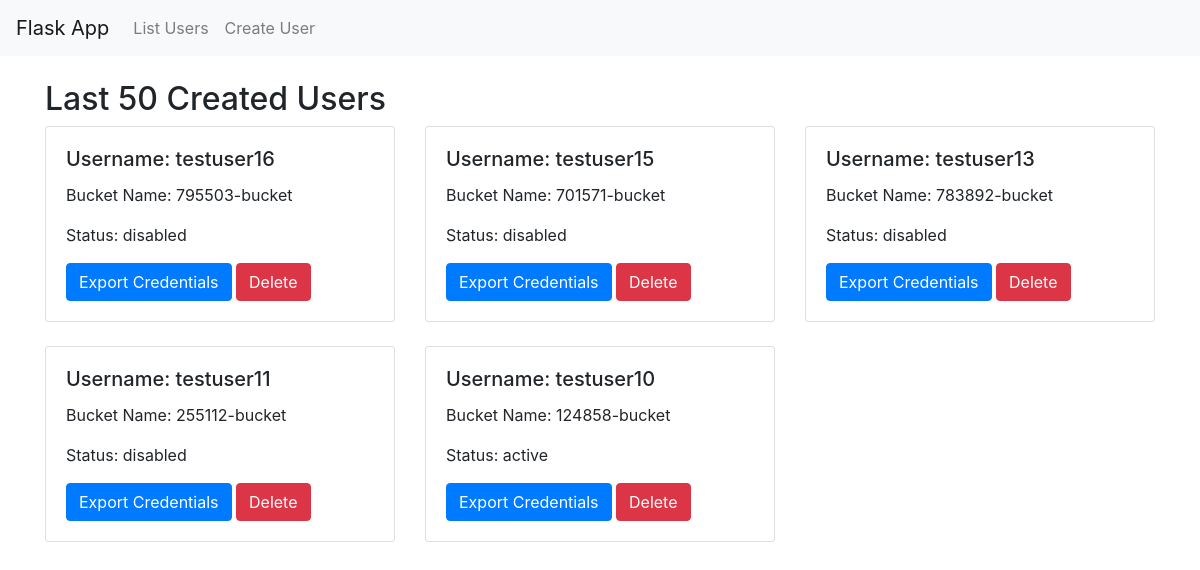
Before: /list_users (signed in) with the older database file.
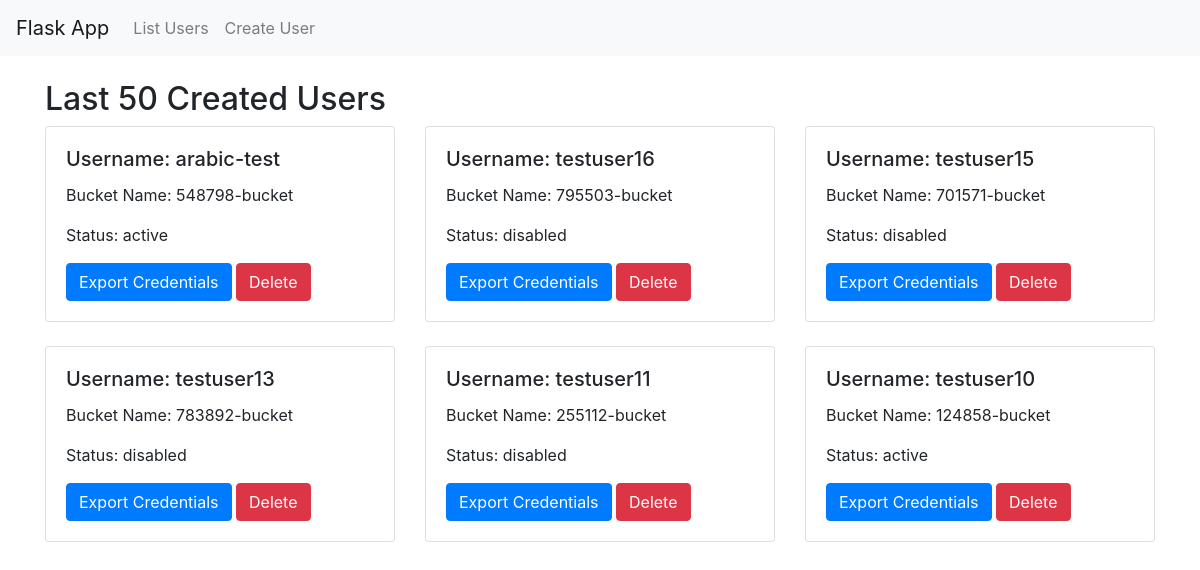
After: the same page with the newer database file.
### tables this page shows
CREATE TABLE users (
            id INTEGER PRIMARY KEY AUTOINCREMENT,
            user_id TEXT,
            user_name TEXT,
            bucket_name TEXT,
            access_key_id TEXT,
            secret_access_key TEXT,
            timestamp TEXT,
            status TEXT
        );

### app.py (the view)
@app.route('/list_users')
def list_users():
    if 'username' not in session:
        return redirect(url_for('login'))
    users = admin.get_last_50_users()
    return render_template('list_users.html', users=users)

### aws_admin.py (called while the page is built)
    def _get_connection(self):
        return sqlite3.connect(self.db_name, check_same_thread=False)

    def get_last_50_users(self):
        conn = self._get_connection()
        cursor = conn.cursor()
        cursor.execute("SELECT user_name, bucket_name, status, access_key_id, secret_access_key FROM users ORDER BY id DESC LIMIT 50")
        users = cursor.fetchall()
        conn.close()
        return users

### templates/list_users.html
{% extends 'base.html' %}
{% block content %}
<h2 class="mt-4">Last 50 Created Users</h2>
<div class="row">
    {% for user in users %}
    <div class="col-md-4">
        <div class="card mb-4">
            <div class="card-body">
                <h5 class="card-title">Username: {{ user[0] }}</h5>
                <p class="card-text">Bucket Name: {{ user[1] }}</p>
                <p class="card-text">Status: {{ user[2] }}</p>
                <a href="{{ url_for('export_credentials', user_name=user[0]) }}" class="btn btn-primary">Export Credentials</a>
                <a href="{{ url_for('delete_user', user_name=user[0]) }}" class="btn btn-danger">Delete</a>
            </div>
        </div>
    </div>
    {% endfor %}
</div>
{% endblock %}

### templates/base.html (shortened to what this page needs)
<!DOCTYPE html>
<html lang="en">
<head>
    <link href="https://stackpath.bootstrapcdn.com/bootstrap/4.5.2/css/bootstrap.min.css" rel="stylesheet">
</head>
<body>
    <nav class="navbar navbar-expand-lg navbar-light bg-light">
        <a class="navbar-brand" href="{{ url_for('index') }}">Flask App</a>
        <div class="collapse navbar-collapse">
            <ul class="navbar-nav mr-auto">
                <li class="nav-item"><a class="nav-link" href="{{ url_for('list_users') }}">List Users</a></li>
                <li class="nav-item"><a class="nav-link" href="{{ url_for('create_user') }}">Create User</a></li>
            </ul>
        </div>
    </nav>
    <div class="container">
        {% block content %}{% endblock %}
    </div>
</body>
</html>

Changed rows visible on the page:
added users: user_name "arabic-test", bucket_name "548798-bucket", status "active"
